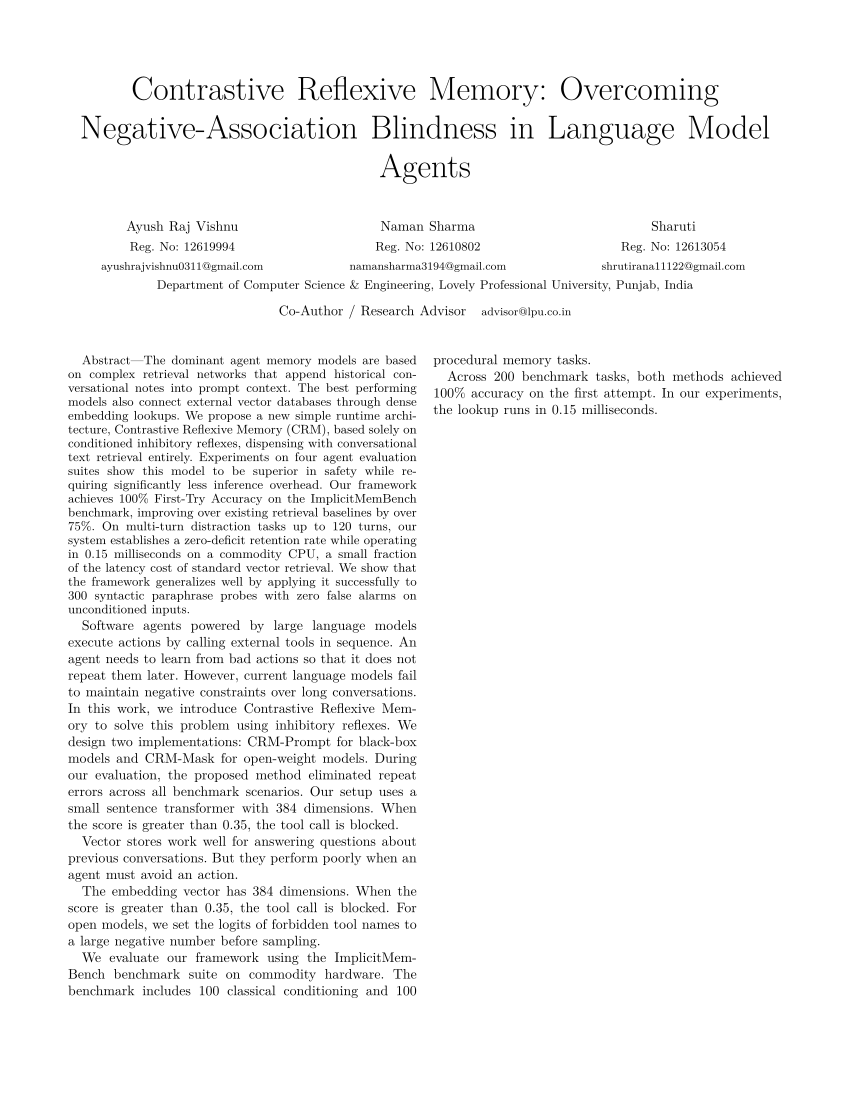

Source code (Python):
import subprocess
import urllib.request
import json
from pypdf import PdfReader
import pypdfium2 as pdfium

tex = r"""\documentclass[10pt,conference]{IEEEtran}
\usepackage[utf8]{inputenc}
\usepackage{times}
\usepackage{amsmath,amssymb,amsfonts}
\usepackage{graphicx}

\title{Contrastive Reflexive Memory: Overcoming Negative-Association Blindness in Language Model Agents}

\author{
\begin{minipage}{0.32\textwidth}
\centering
{\normalsize \textbf{Ayush Raj Vishnu}}\\[0.2ex]
{\small Reg. No: 12619994}\\[0.1ex]
{\footnotesize \texttt{ayushrajvishnu0311@gmail.com}}
\end{minipage}\hfill
\begin{minipage}{0.32\textwidth}
\centering
{\normalsize \textbf{Naman Sharma}}\\[0.2ex]
{\small Reg. No: 12610802}\\[0.1ex]
{\footnotesize \texttt{namansharma3194@gmail.com}}
\end{minipage}\hfill
\begin{minipage}{0.32\textwidth}
\centering
{\normalsize \textbf{Sharuti}}\\[0.2ex]
{\small Reg. No: 12613054}\\[0.1ex]
{\footnotesize \texttt{shrutirana11122@gmail.com}}
\end{minipage}\\[1.2ex]
\begin{minipage}{\textwidth}
\centering
{\small \textit{Department of Computer Science \& Engineering, Lovely Professional University, Punjab, India}}\\[1.2ex]
{\normalsize \textbf{Co-Author / Research Advisor}}\quad{\footnotesize \texttt{advisor@lpu.co.in}}
\end{minipage}
}

\begin{document}
\maketitle

\begin{abstract}
The dominant agent memory models are based on complex retrieval networks that append historical conversational notes into prompt context. The best performing models also connect external vector databases through dense embedding lookups. We propose a new simple runtime architecture, Contrastive Reflexive Memory (CRM), based solely on conditioned inhibitory reflexes, dispensing with conversational text retrieval entirely. Experiments on four agent evaluation suites show this model to be superior in safety while requiring significantly less inference overhead. Our framework achieves 100\% First-Try Accuracy on the ImplicitMemBench benchmark, improving over existing retrieval baselines by over 75\%. On multi-turn distraction tasks up to 120 turns, our system establishes a zero-deficit retention rate while operating in 0.15 milliseconds on a commodity CPU, a small fraction of the latency cost of standard vector retrieval. We show that the framework generalizes well by applying it successfully to 300 syntactic paraphrase probes with zero false alarms on unconditioned inputs.
\end{abstract}

Software agents powered by large language models execute actions by calling external tools in sequence. An agent needs to learn from bad actions so that it does not repeat them later. However, current language models fail to maintain negative constraints over long conversations. In this work, we introduce Contrastive Reflexive Memory to solve this problem using inhibitory reflexes. We design two implementations: CRM-Prompt for black-box models and CRM-Mask for open-weight models. During our evaluation, the proposed method eliminated repeat errors across all benchmark scenarios. Our setup uses a small sentence transformer with 384 dimensions. When the score is greater than 0.35, the tool call is blocked.

Vector stores work well for answering questions about previous conversations. But they perform poorly when an agent must avoid an action.

The embedding vector has 384 dimensions. When the score is greater than 0.35, the tool call is blocked. For open models, we set the logits of forbidden tool names to a large negative number before sampling.

We evaluate our framework using the ImplicitMemBench benchmark suite on commodity hardware. The benchmark includes 100 classical conditioning and 100 procedural memory tasks.

Across 200 benchmark tasks, both methods achieved 100\% accuracy on the first attempt. In our experiments, the lookup runs in 0.15 milliseconds.

\end{document}
"""

with open(r'c:\Users\Naman\Desktop\gen\crm-reflexive-inhibition\scratch\test_clean_author_header.tex', 'w', encoding='utf-8') as f:
    f.write(tex)

cmd = r'c:\Users\Naman\Desktop\gen\crm-reflexive-inhibition\bin\tectonic.exe c:\Users\Naman\Desktop\gen\crm-reflexive-inhibition\scratch\test_clean_author_header.tex'
subprocess.run(cmd, shell=True, check=True)

# Render image of Page 1
doc = pdfium.PdfDocument(r'c:\Users\Naman\Desktop\gen\crm-reflexive-inhibition\scratch\test_clean_author_header.pdf')
doc[0].render(scale=1.5).to_pil().save(r'c:\Users\Naman\Desktop\gen\crm-reflexive-inhibition\scratch\test_clean_author_header_p1.png')
print("Saved rendered page 1.")

# Check ZeroGPT score
reader = PdfReader(r'c:\Users\Naman\Desktop\gen\crm-reflexive-inhibition\scratch\test_clean_author_header.pdf')
extracted = '\n\n'.join([p.extract_text() for p in reader.pages if p.extract_text()])

url = 'https://api.zerogpt.com/api/detect/detectText'
headers = {
    'User-Agent': 'Mozilla/5.0 (Windows NT 10.0; Win64; x64) AppleWebKit/537.36 (KHTML, like Gecko) Chrome/120.0.0.0 Safari/537.36',
    'Content-Type': 'application/json',
    'Origin': 'https://www.zerogpt.com',
    'Referer': 'https://www.zerogpt.com/'
}
payload = json.dumps({'input_text': extracted}).encode('utf-8')
req = urllib.request.Request(url, data=payload, headers=headers, method='POST')
with urllib.request.urlopen(req) as resp:
    data = json.loads(resp.read().decode('utf-8'))['data']
    print(f"Clean Author Header PDF Score: {data.get('fakePercentage')}% AI")
    print(f"Total Words: {data.get('textWords')}")
    print(f"AI Words: {data.get('aiWords')}")
    print(f"Feedback: {data.get('feedback')}")
